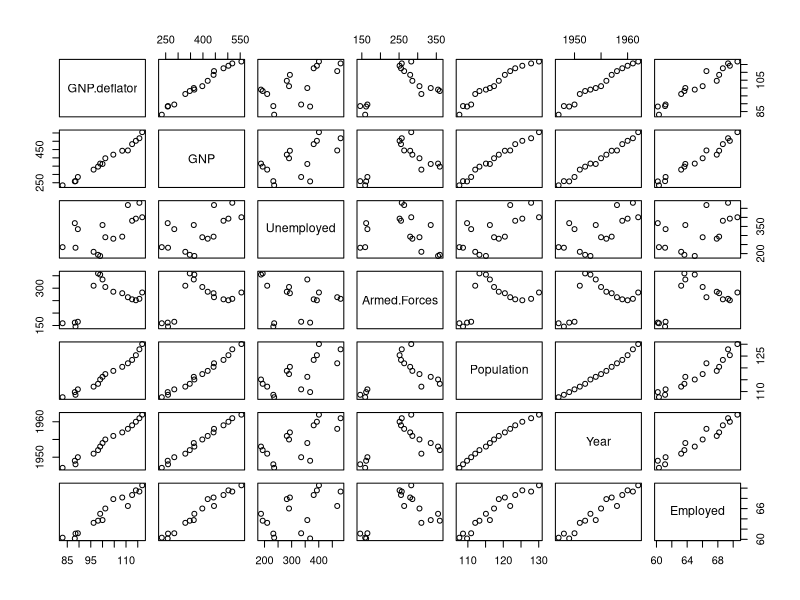
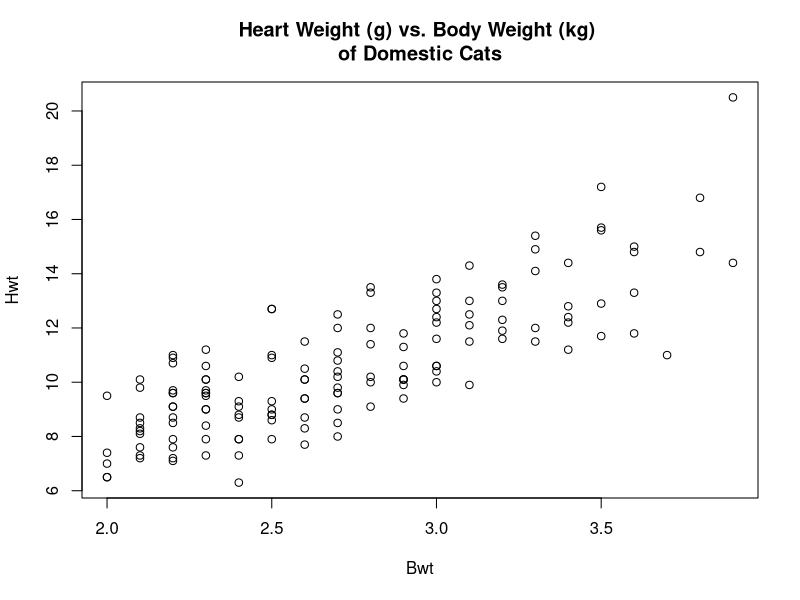
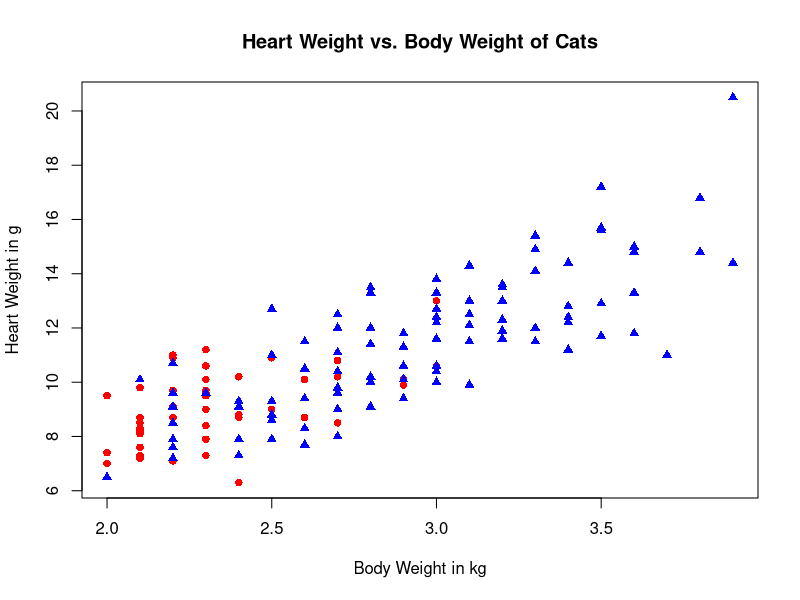
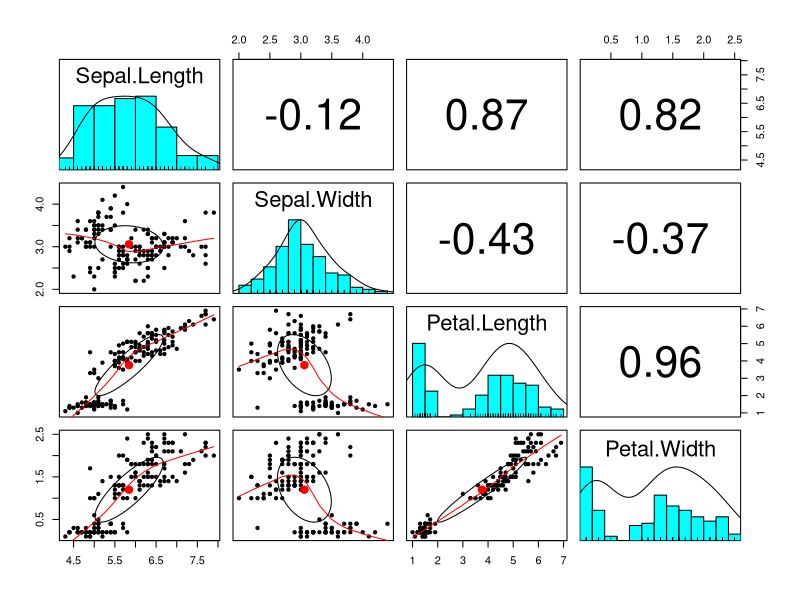
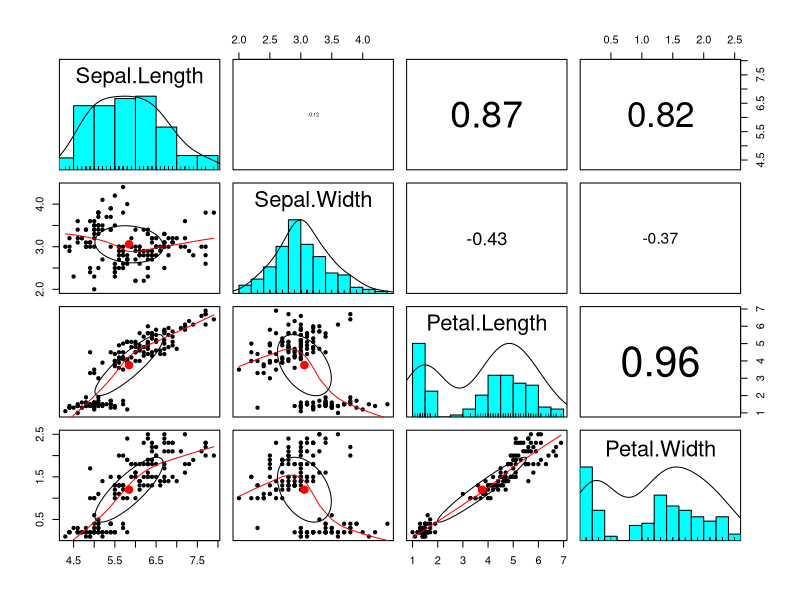
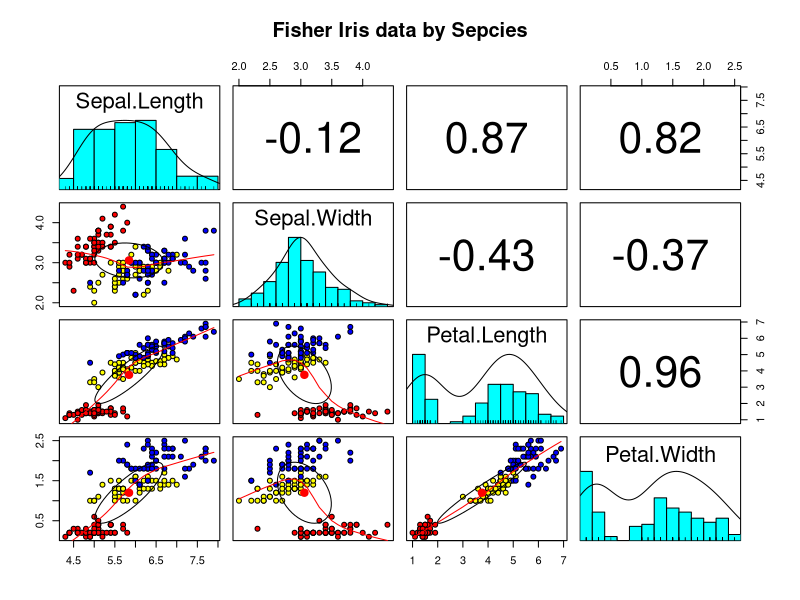
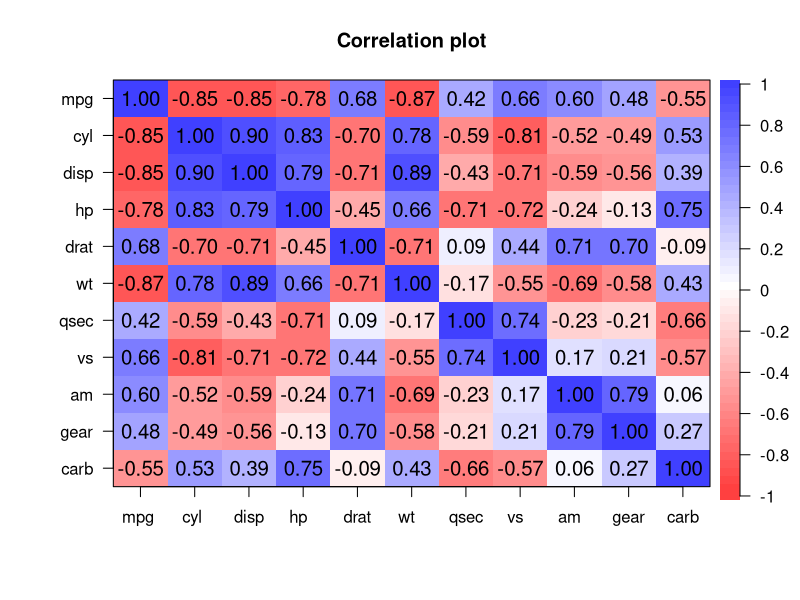

Write R code to recreate these figures, in order.
# correlation
# cor(x, y=NULL, use="everyting", method=c("pearson", "kendal", "spearman"))
# default = "pearson"
data(longley)
str(longley)

# pearson's correlation
cor(longley)

# multivariate scatter plot
pairs(longley)

# Spearman's correlation
cor(longley, method="spearman")

# Kendall's correlation
cor(longley, method="kendall")

# cor.test()
# cor.test(formula, data, subset, na.action, ...)

# data = cats, correlation analysis
library(MASS)
data(cats)
str(cats)

summary(cats)

# plot
with(cats, plot(Bwt, Hwt))
title(main = "Heart Weight (g) vs. Body Weight (kg) \nof Domestic Cats")

# cor
with(cats, cor(Bwt, Hwt))

with(cats, cor(Bwt, Hwt))^2

# cor.test
with(cats, cor.test(Bwt, Hwt))

# cor.test, Sex==Female
with(cats, cor.test(~ Bwt + Hwt, subset=(Sex=="F")))

# scatter plot
with(cats, plot(Bwt, Hwt, type = "n", xlab = "Body Weight in kg", ylab = "Heart Weight in g",
                main = "Heart Weight vs. Body Weight of Cats"))

with(cats, points(Bwt[Sex=="F"], Hwt[Sex=="F"], pch=16, col="red"))
with(cats, points(Bwt[Sex=="M"], Hwt[Sex=="M"], pch=17, col="blue"))

# correlation visualization
library(psych)

# pairs.panels()
# data = iris
data(iris)
pairs.panels(iris[1:4], scale = FALSE) # scale defalut = FALSE
pairs.panels(iris[1:4], scale = TRUE)

# Species
pairs.panels(iris[1:4], bg=c("red", "yellow", "blue")[iris$Species], pch=21, main="Fisher Iris data by Sepcies")

# cor.plot()
cor.plot(cor(mtcars))
